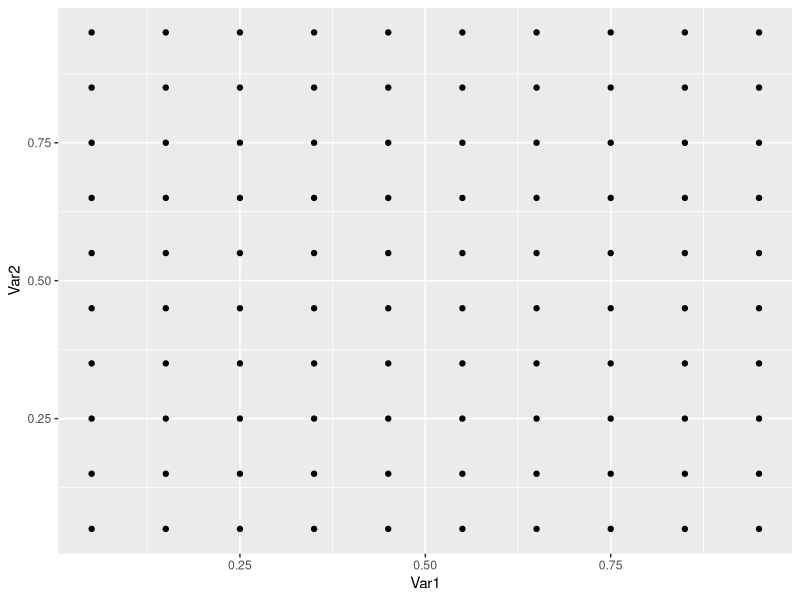

The R script that drew this image:
# WD
setwd("~/Unity/UXF_tracker_sampleProject/input_data")

# Params
totalNumberOfRays <- 100
margin            <- 0.05

raysPerDim        <- sqrt(totalNumberOfRays)
from              <- margin
to                <- 1 - margin

# Create x and y values
x <- seq(from = from, to = to, length = raysPerDim)
y <- x

# Combine all possibilities
rayCoordinates <- expand.grid(x, y)

write.table(rayCoordinates, 'rayCoordinates.txt', quote = FALSE, sep = '\t', row.names = FALSE, col.names = FALSE)


# Lib
library(ggplot2)


ggplot(rayCoordinates, aes(x = Var1, y = Var2)) + geom_point()
